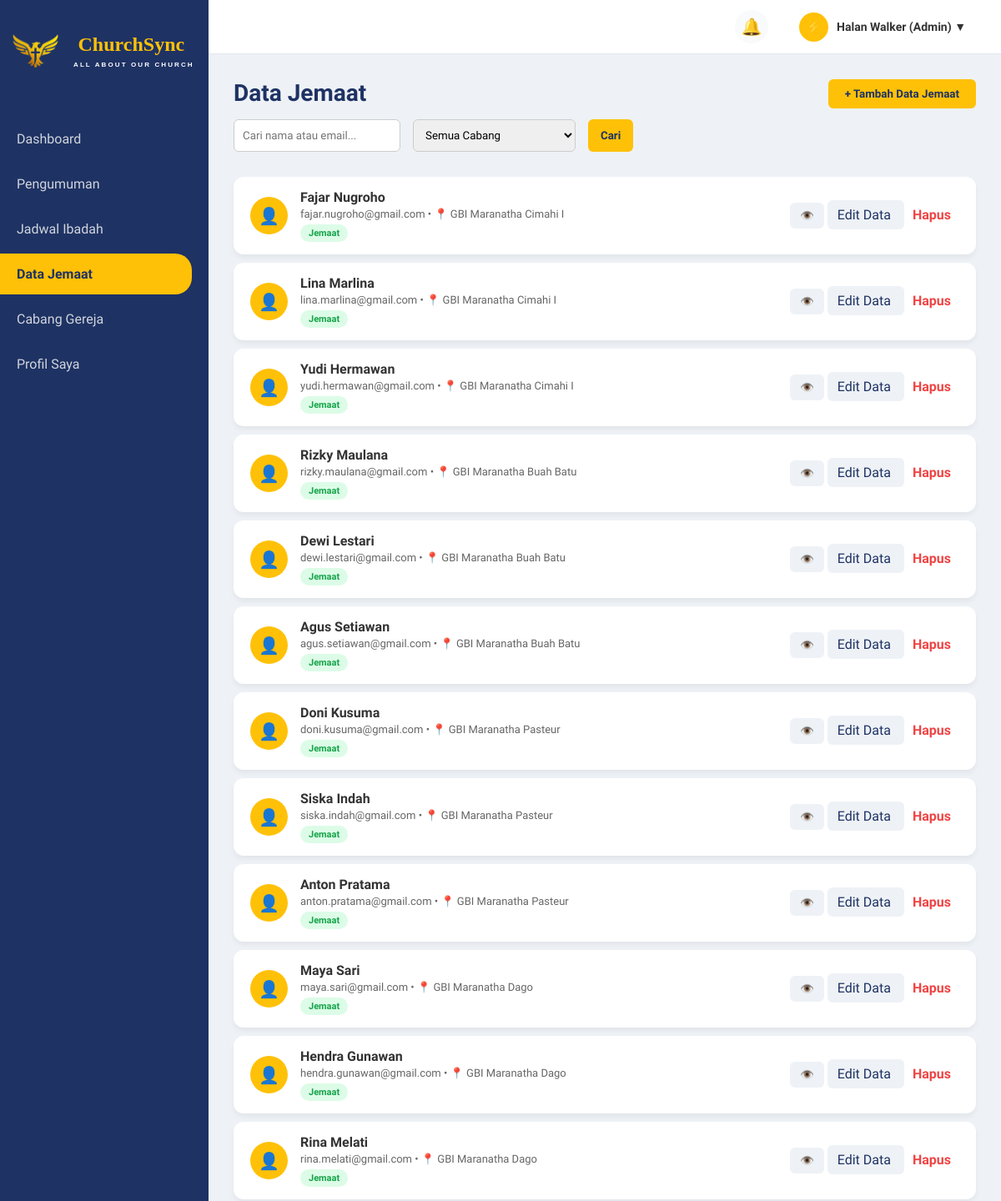
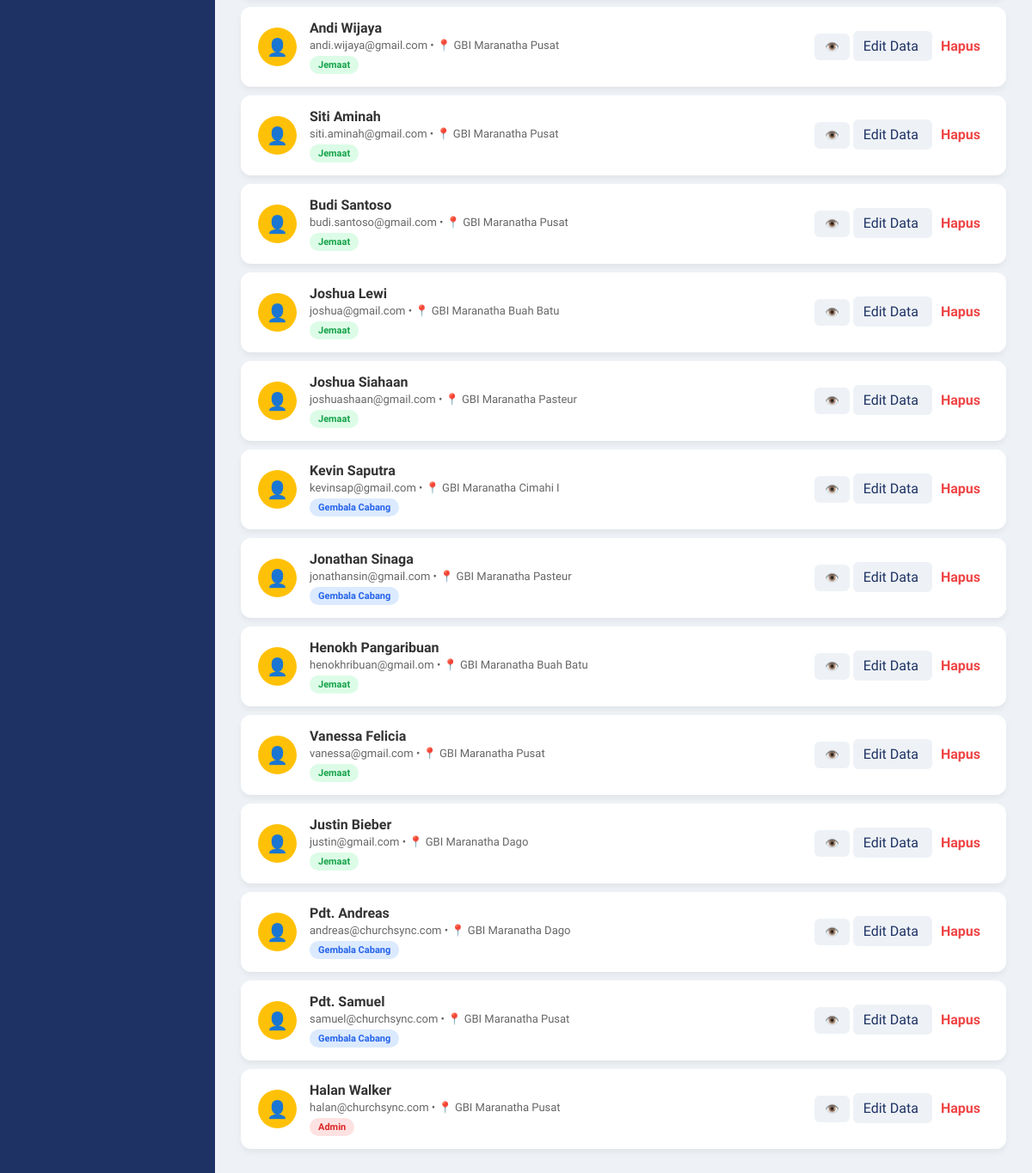
The app's page /admin/data_jemaat_admin.php (signed in) with its own data (2 pictures, top to bottom).
### tables this page shows
CREATE TABLE `jemaat` (
  `id_jemaat` int(20) NOT NULL AUTO_INCREMENT,
  `nama_lengkap` varchar(100) NOT NULL,
  `tanggal_lahir` date NOT NULL,
  `no_telp` varchar(100) NOT NULL,
  `alamat` varchar(255) NOT NULL,
  `email` varchar(100) NOT NULL,
  `password` varchar(100) NOT NULL,
  `role` enum('jemaat','gembala_cabang','admin') NOT NULL,
  `id_cabang` int(11) NOT NULL,
  PRIMARY KEY (`id_jemaat`),
  KEY `fk_jemaat_cabang` (`id_cabang`),
  CONSTRAINT `fk_jemaat_cabang` FOREIGN KEY (`id_cabang`) REFERENCES `cabang_gereja` (`id_cabang`)
);

CREATE TABLE `cabang_gereja` (
  `id_cabang` int(5) NOT NULL AUTO_INCREMENT,
  `nama_cabang` varchar(100) NOT NULL,
  `alamat_cabang` varchar(255) NOT NULL,
  `id_gembala` int(11) DEFAULT NULL,
  PRIMARY KEY (`id_cabang`)
);

### admin/data_jemaat_admin.php (the view, shortened to what this page needs)
<?php
include '../koneksi.php';
$search = $_GET['search'] ?? '';
$where = [];
$where_sql = !empty($where) ? "WHERE " . implode(" AND ", $where) : "";
$query_jemaat = mysqli_query($conn, "
    SELECT j.*, c.nama_cabang
    FROM jemaat j
    LEFT JOIN cabang_gereja c ON j.id_cabang = c.id_cabang
    $where_sql
    ORDER BY j.id_jemaat DESC
");
?>
<!DOCTYPE html>
<html lang="id">
<head>
    <link rel="stylesheet" href="../style.css">
</head>
<body>
    <div class="sidebar">
        <div class="sidebar-logo">
            <img src="../uploads/churchsync-logo.png" alt="Logo ChurchSync">
            <div class="logo-text-wrapper">
                ChurchSync
                <span>
                    ALL ABOUT OUR CHURCH
                </span>
            </div>
        </div>
        <nav>
            <a href="dashboard_admin.php" class="nav-link">Dashboard</a>
            <a href="pengumuman_admin.php" class="nav-link">Pengumuman</a>
            <a href="jadwal_admin_up.php" class="nav-link">Jadwal Ibadah</a>
            <a href="data_jemaat_admin.php" class="nav-link active">Data Jemaat</a>
            <a href="cabang_admin.php" class="nav-link">Cabang Gereja</a>
            <a href="profil_admin.php" class="nav-link">Profil Saya</a>
        </nav>
    </div>
    <div class="content-wrapper">
        <div class="top-navbar">
            <div class="navbar-right">
                <?php include '../widget_notif.php'; ?>
                <div class="user-profile-dropdown" onclick="toggleDropdown()">
                    <div class="nav-avatar">⚡</div>
                    <div class="nav-user-name">
                        <?= $_SESSION['nama_lengkap']; ?> (Admin) ▼
                    </div>
                </div>
            </div>
        </div>
        <div class="main-content">
            <div class="header-toolbar">
                <div class="page-title">
                    <h2>Data Jemaat</h2>
                    <div class="toolbar-actions">
                        <form method="GET" style="display: flex; gap: 15px;">
                            <input type="text" name="search" class="search-box"
                                placeholder="Cari nama atau email..."
                                value="<?= htmlspecialchars($search); ?>">
                            <select name="id_cabang" class="filter-box" onchange="this.form.submit()">
                                <option value="">Semua Cabang</option>
                            </select>
                            <button type="submit" class="btn-add" style="padding: 10px 15px;">Cari</button>
                        </form>
                    </div>
                </div>
                <div style="display: flex; gap: 10px;">
                    <button class="btn-add"
                        onclick="document.getElementById('modalTambahDataAdmin').style.display='flex'">
                        + Tambah Data Jemaat
                    </button>
                </div>
            </div>
            <?php while ($row = mysqli_fetch_assoc($query_jemaat)) : ?>
                <div class="list-card">
                    <div class="item-info">
                        <div class="avatar">👤</div>
                        <div class="item-text">
                            <h4><?= $row['nama_lengkap']; ?></h4>
                            <p>
                                <?= $row['email']; ?>
                                • 📍 <?= $row['nama_cabang'] ? htmlspecialchars($row['nama_cabang']) : 'Belum ada cabang'; ?>
                            </p>
                            <?php
                            $role = $row['role'];
                            if ($role == 'admin') {
                                $bg = '#fee2e2';
                                $color = '#dc2626';
                            } elseif ($role == 'gembala_cabang') {
                                $bg = '#dbeafe';
                                $color = '#2563eb';
                            } else {
                                $bg = '#dcfce7';
                                $color = '#16a34a';
                            }
                            ?>
                            <span style="
                                display:inline-block;
                                margin-top:5px;
                                background:<?= $bg ?>;
                                color:<?= $color ?>;
                                padding:4px 10px;
                                border-radius:20px;
                                font-size:11px;
                                font-weight:600;
                            ">
                                <?= ucwords(str_replace('_', ' ', strtolower($role))); ?>
                            </span>
                        </div>
                    </div>
                    <div class="action-btns">
                        <button
                            class="btn-edit"
                            onclick="viewJemaat(
                                '<?= addslashes($row['nama_lengkap']); ?>',
                                '<?= htmlspecialchars($row['email']); ?>',
                                '<?= htmlspecialchars($row['no_telp']); ?>',
                                '<?= htmlspecialchars($row['tanggal_lahir']); ?>',
                                '<?= addslashes($row['alamat']); ?>',
                                '<?= addslashes($row['nama_cabang']); ?>',
                                '<?= htmlspecialchars($row['role']); ?>'
                            )">
                            👁️
                        </button>
                        <a href="edit_jemaat.php?id=<?= $row['id_jemaat']; ?>"
                            class="btn-edit"
                            style="text-decoration:none;padding:8px 12px;border-radius:6px;">
                            Edit Data
                        </a>
                        <a href="proses_hapus_jemaat.php?id=<?= $row['id_jemaat']; ?>"
                            onclick="return confirm('Apakah anda yakin mau hapus data jemaat ini? Data yang dihapus tidak bisa dikembalikan!');"
                            style="color: #ef4444; font-weight: bold; text-decoration: none; padding: 5px 10px;">
                            Hapus
                        </a>
                    </div>
                </div>
            <?php endwhile; ?>
        </div>
    </div>
</body>
</html>

### style.css (style rules this page uses)
:root { --primary-blue: #1e3264; --primary-yellow: #ffc107; --bg-light: #eef2f6; --card-bg: #ffffff; --text-dark: #333; --text-gray: #666; --tag-important: #dc3545; --tag-activity: #17a2b8; --tag-worship: #28a745; }
* { margin: 0; padding: 0; box-sizing: border-box; font-family: 'Plus Jakarta Sans', sans-serif; }
body { display: flex; background-color: var(--bg-light); height: 100vh; }
.sidebar { width: 250px; background-color: var(--primary-blue); color: white; display: flex; flex-direction: column; padding: 20px 0; }
.sidebar-logo { text-align: center; font-size: 24px; font-weight: bold; color: var(--primary-yellow); margin-bottom: 40px; }
.sidebar-logo span { display: block; font-size: 12px; color: #ccc; font-weight: normal; }
.nav-link { padding: 15px 20px; color: #d1d5db; text-decoration: none; display: block; transition: 0.3s; margin-bottom: 5px; }
.nav-link:hover, .nav-link.active { background-color: var(--primary-yellow); color: var(--primary-blue); font-weight: bold; border-radius: 0 20px 20px 0; margin-right: 20px; }
.main-content { flex: 1; padding: 30px; overflow-y: auto; }
.content-wrapper { flex: 1; display: flex; flex-direction: column; height: 100vh; overflow: hidden; }
.top-navbar { height: 65px; background-color: #ffffff; display: flex; justify-content: flex-end; align-items: center; padding: 0 30px; border-bottom: 1px solid #e2e8f0; flex-shrink: 0; }
.navbar-right { display: flex; align-items: center; gap: 25px; }
.user-profile-dropdown { position: relative; display: flex; align-items: center; gap: 12px; cursor: pointer; padding: 6px 12px; border-radius: 8px; transition: 0.3s; user-select: none; }
.nav-avatar { width: 35px; height: 35px; background-color: var(--primary-yellow); border-radius: 50%; display: flex; align-items: center; justify-content: center; font-size: 16px; }
.nav-user-name { font-size: 14px; font-weight: 600; color: var(--text-dark); }
.sidebar-logo { display: flex; align-items: center; gap: 12px; padding: 20px 15px; }
.sidebar-logo img { width: 55px; height: auto; flex-shrink: 0; }
.logo-text-wrapper { font-family: Georgia, serif; font-size: 24px; font-weight: bold; color: #ffc107; }
.logo-text-wrapper span { margin-top: 6px; font-family: Arial, sans-serif; font-size: 8px; font-weight: 600; color: white; letter-spacing: 2.1px; text-transform: uppercase; margin-left: 6px; }

### admin/data_jemaat_admin.php (style rules this page uses)
.logo-text-wrapper { font-family: Georgia, serif; font-size: 24px; font-weight: bold; color: #ffc107; }
.logo-text-wrapper span { margin-top: 6px; font-family: Arial, sans-serif; font-size: 8px; font-weight: 600; color: white; letter-spacing: 2.1px; text-transform: uppercase; margin-left: 6px; }
.header-toolbar { display: flex; justify-content: space-between; align-items: flex-start; margin-bottom: 30px; }
.page-title h2 { color: var(--primary-blue); font-size: 28px; }
.toolbar-actions { display: flex; gap: 10px; margin-top: 15px; }
.search-box { padding: 10px; border: 1px solid #ccc; border-radius: 6px; width: 200px; }
.filter-box { padding: 10px; border: 1px solid #ccc; border-radius: 6px; }
.btn-add { background-color: var(--primary-yellow); color: var(--primary-blue); border: none; padding: 10px 20px; border-radius: 6px; font-weight: bold; cursor: pointer; }
.list-card { background: white; border-radius: 12px; padding: 15px 20px; box-shadow: 0 4px 6px rgba(0, 0, 0, 0.05); margin-bottom: 10px; display: flex; justify-content: space-between; align-items: center; }
.item-info { display: flex; align-items: center; gap: 15px; }
.avatar { width: 45px; height: 45px; background: var(--primary-yellow); border-radius: 50%; display: flex; align-items: center; justify-content: center; font-size: 20px; }
.item-text h4 { color: var(--text-dark); margin-bottom: 3px; }
.item-text p { color: var(--text-gray); font-size: 13px; }
.action-btns button { border: none; padding: 8px 12px; border-radius: 6px; cursor: pointer; font-weight: bold; margin-left: 5px; }
.btn-edit { background-color: #eef2f6; color: var(--primary-blue); }
.user-profile-dropdown { position: relative; display: flex; align-items: center; gap: 10px; cursor: pointer; }

### records on screen
jemaat: nama_lengkap "Fajar Nugroho", email "fajar.nugroho@gmail.com", id_cabang.nama_cabang "GBI Maranatha Cimahi I", role "Jemaat"
jemaat: nama_lengkap "Lina Marlina", email "lina.marlina@gmail.com", id_cabang.nama_cabang "GBI Maranatha Cimahi I", role "Jemaat"
jemaat: nama_lengkap "Yudi Hermawan", email "yudi.hermawan@gmail.com", id_cabang.nama_cabang "GBI Maranatha Cimahi I", role "Jemaat"
jemaat: nama_lengkap "Rizky Maulana", email "rizky.maulana@gmail.com", id_cabang.nama_cabang "GBI Maranatha Buah Batu", role "Jemaat"
jemaat: nama_lengkap "Dewi Lestari", email "dewi.lestari@gmail.com", id_cabang.nama_cabang "GBI Maranatha Buah Batu", role "Jemaat"
jemaat: nama_lengkap "Agus Setiawan", email "agus.setiawan@gmail.com", id_cabang.nama_cabang "GBI Maranatha Buah Batu", role "Jemaat"
jemaat: nama_lengkap "Doni Kusuma", email "doni.kusuma@gmail.com", id_cabang.nama_cabang "GBI Maranatha Pasteur", role "Jemaat"
jemaat: nama_lengkap "Siska Indah", email "siska.indah@gmail.com", id_cabang.nama_cabang "GBI Maranatha Pasteur", role "Jemaat"
jemaat: nama_lengkap "Anton Pratama", email "anton.pratama@gmail.com", id_cabang.nama_cabang "GBI Maranatha Pasteur", role "Jemaat"
jemaat: nama_lengkap "Maya Sari", email "maya.sari@gmail.com", id_cabang.nama_cabang "GBI Maranatha Dago", role "Jemaat"
jemaat: nama_lengkap "Hendra Gunawan", email "hendra.gunawan@gmail.com", id_cabang.nama_cabang "GBI Maranatha Dago", role "Jemaat"
jemaat: nama_lengkap "Rina Melati", email "rina.melati@gmail.com", id_cabang.nama_cabang "GBI Maranatha Dago", role "Jemaat"
jemaat: nama_lengkap "Andi Wijaya", email "andi.wijaya@gmail.com", id_cabang.nama_cabang "GBI Maranatha Pusat", role "Jemaat"
jemaat: nama_lengkap "Siti Aminah", email "siti.aminah@gmail.com", id_cabang.nama_cabang "GBI Maranatha Pusat", role "Jemaat"
jemaat: nama_lengkap "Budi Santoso", email "budi.santoso@gmail.com", id_cabang.nama_cabang "GBI Maranatha Pusat", role "Jemaat"
jemaat: nama_lengkap "Joshua Lewi", email "joshua@gmail.com", id_cabang.nama_cabang "GBI Maranatha Buah Batu", role "Jemaat"
jemaat: nama_lengkap "Joshua Siahaan", email "joshuashaan@gmail.com", id_cabang.nama_cabang "GBI Maranatha Pasteur", role "Jemaat"
jemaat: nama_lengkap "Kevin Saputra", email "kevinsap@gmail.com", id_cabang.nama_cabang "GBI Maranatha Cimahi I", role "Gembala Cabang"
jemaat: nama_lengkap "Jonathan Sinaga", email "jonathansin@gmail.com", id_cabang.nama_cabang "GBI Maranatha Pasteur", role "Gembala Cabang"
jemaat: nama_lengkap "Henokh Pangaribuan", email "henokhribuan@gmail.om", id_cabang.nama_cabang "GBI Maranatha Buah Batu", role "Jemaat"
jemaat: nama_lengkap "Vanessa Felicia", email "vanessa@gmail.com", id_cabang.nama_cabang "GBI Maranatha Pusat", role "Jemaat"
jemaat: nama_lengkap "Justin Bieber", email "justin@gmail.com", id_cabang.nama_cabang "GBI Maranatha Dago", role "Jemaat"
jemaat: nama_lengkap "Pdt. Andreas", email "andreas@churchsync.com", id_cabang.nama_cabang "GBI Maranatha Dago", role "Gembala Cabang"
jemaat: nama_lengkap "Pdt. Samuel", email "samuel@churchsync.com", id_cabang.nama_cabang "GBI Maranatha Pusat", role "Gembala Cabang"
jemaat: nama_lengkap "Halan Walker", email "halan@churchsync.com", id_cabang.nama_cabang "GBI Maranatha Pusat", role "Admin"

### other values on screen
$_SESSION['nama_lengkap'] "Halan Walker"
